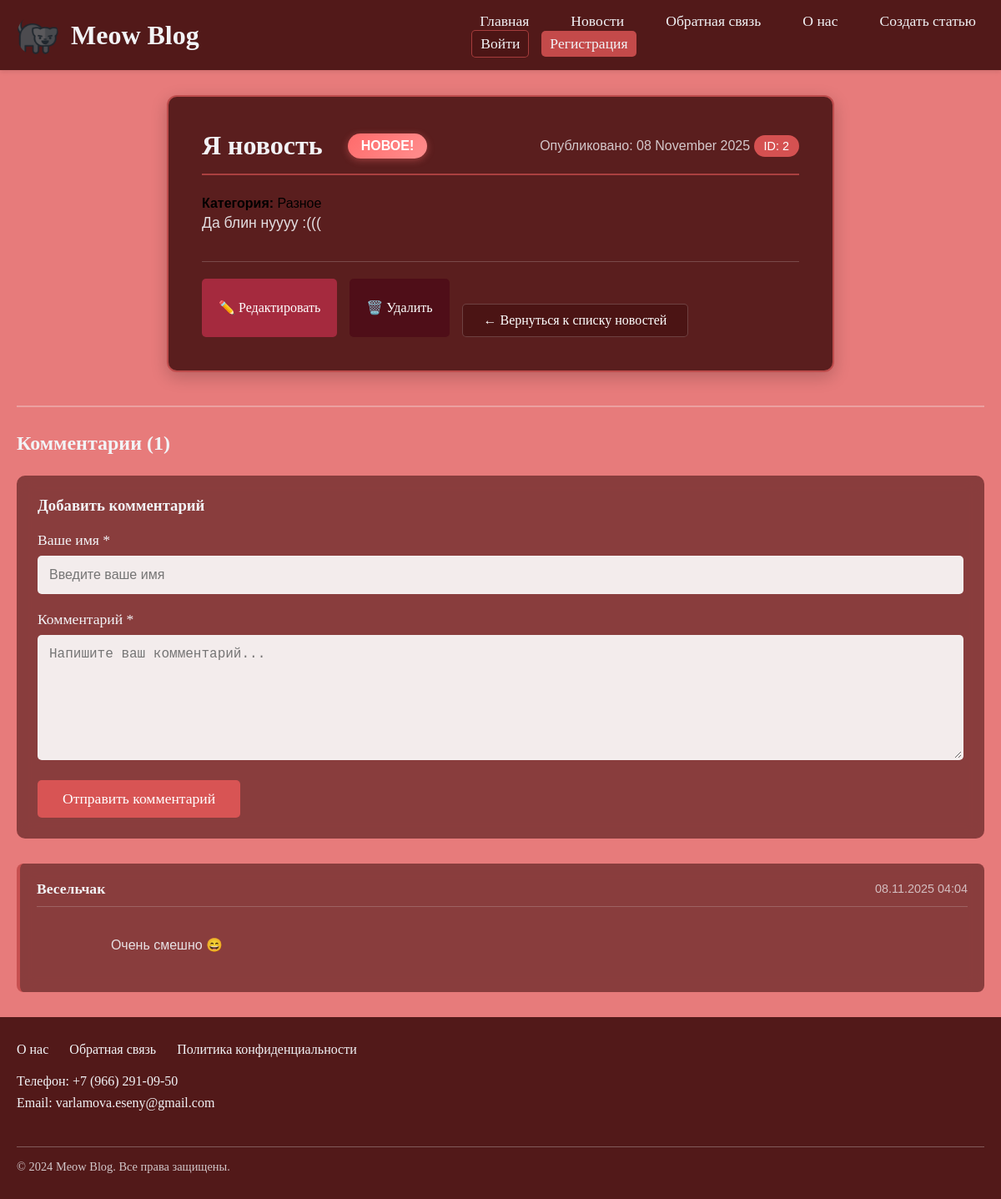
The page /news/2 on the database its author committed.
### main.py (models this page shows, shortened)
class Article(db.Model):
    __tablename__ = 'articles'
    id = db.Column(db.Integer, primary_key=True)
    title = db.Column(db.String(200), nullable=False)
    text = db.Column(db.Text, nullable=False)
    created_date = db.Column(db.DateTime, default=get_local_datetime)
    category = db.Column(db.String(50), nullable=False, default='Разное')
    excerpt = db.Column(db.Text)
    user_id = db.Column(db.Integer, db.ForeignKey('users.id'), nullable=False)
    comments = db.relationship('Comment', backref='article', lazy=True, cascade='all, delete-orphan')

class Comment(db.Model):
    __tablename__ = 'comments'
    id = db.Column(db.Integer, primary_key=True)
    text = db.Column(db.Text, nullable=False)
    date = db.Column(db.DateTime, default=get_local_datetime)
    author_name = db.Column(db.String(100), nullable=False)
    article_id = db.Column(db.Integer, db.ForeignKey('articles.id'), nullable=False)
    user_id = db.Column(db.Integer, db.ForeignKey('users.id'), nullable=True)

### main.py (the view, shortened to what this page needs)
@app.route('/news/<int:id>', methods=['GET', 'POST'])
def news_article(id):
    article = Article.query.get(id)
    if article:
        comments = Comment.query.filter_by(article_id=id).order_by(Comment.date.desc()).all()
        return render_template('news_article.html',
                               article=article_to_dict(article),
                               comments=[comment_to_dict(comment) for comment in comments],
                               is_today_article=is_today_article,
                               current_date=date.today())

### main.py (called while the page is built)
def article_to_dict(article):
    return {
        'id': article.id,
        'title': article.title,
        'date': article.created_date.strftime('%d %B %Y'),
        'excerpt': article.excerpt or article.text[:100] + '...',
        'content': f'<p>{article.text}</p>',
        'author_id': article.user_id,
        'category': article.category,
        'author_name': article.author.name
    }

def comment_to_dict(comment):
    return {
        'id': comment.id,
        'text': comment.text,
        'date': comment.date.strftime('%d.%m.%Y %H:%M'),
        'author_name': comment.author_name,
        'article_id': comment.article_id
    }

def is_today_article(article_date):
    try:
        if isinstance(article_date, str):
            article_datetime = datetime.strptime(article_date, '%d %B %Y')
            return article_datetime.date() == date.today()
        elif isinstance(article_date, datetime):
            return article_date.date() == date.today()
        return False
    except (ValueError, AttributeError) as e:
        print(f"Ошибка при проверке даты: {e}")
        return False

### templates/news_article.html (shortened to what this page needs)
{% extends "base.html" %}
{% block content %}
<div class="article-detail {% if is_today_article(article.date) %}today{% endif %}">
    <div class="article-header">
        <div class="article-title-wrapper">
            <h1>{{ article.title }}</h1>
            {% if is_today_article(article.date) %}
            <span class="new-badge new-badge-large">Новое!</span>
            {% endif %}
        </div>
        <div class="article-info">
            <span class="article-date {% if is_today_article(article.date) %}today{% endif %}">
                Опубликовано: {{ article.date }}
            </span>
            <span class="article-id">ID: {{ article.id }}</span>
        </div>
    </div>
    {% if article.category %}
    <div class="article-category">
        <strong>Категория:</strong> {{ article.category }}
    </div>
    {% endif %}
    <div class="article-content">
        {{ article.content|safe }}
    </div>
    <div class="article-actions">
        <a href="{{ url_for('edit_article', id=article.id) }}" class="edit-btn">✏️ Редактировать</a>
        <a href="{{ url_for('delete_article', id=article.id) }}" class="delete-btn"
           onclick="return confirm('Вы уверены, что хотите удалить эту статью?')">🗑️ Удалить</a>
        <a href="{{ url_for('news') }}" class="back-to-news">← Вернуться к списку новостей</a>
    </div>
</div>
<div class="comments-section">
    <h2>Комментарии ({{ comments|length }})</h2>
    <div class="comment-form">
        <h3>Добавить комментарий</h3>
        <form method="POST" action="{{ url_for('news_article', id=article.id) }}">
            <div class="form-group">
                <label for="author_name">Ваше имя *</label>
                <input type="text" id="author_name" name="author_name"
                       value="{{ author_name or '' }}"
                       placeholder="Введите ваше имя" required>
            </div>
            <div class="form-group">
                <label for="text">Комментарий *</label>
                <textarea id="text" name="text"
                          placeholder="Напишите ваш комментарий..."
                          rows="4" required>{{ text or '' }}</textarea>
            </div>
            <button type="submit" class="submit-btn">Отправить комментарий</button>
        </form>
    </div>
    <div class="comments-list">
        {% if comments %}
            {% for comment in comments %}
            <div class="comment-item">
                <div class="comment-header">
                    <strong class="comment-author">{{ comment.author_name }}</strong>
                    <span class="comment-date">{{ comment.date }}</span>
                </div>
                <div class="comment-text">
                    {{ comment.text }}
                </div>
            </div>
            {% endfor %}
        {% else %}
            <div class="no-comments">
                <p>Пока нет комментариев. Будьте первым!</p>
            </div>
        {% endif %}
    </div>
</div>
{% endblock %}

### rows shown on the page
Article: title "Я новость", category "Разное", content "Да блин нуууу :((("
Comment: author_name "Весельчак", date "08.11.2025 04:04", text "Очень смешно 😄"

### other values the page prints
{{ article.date }} "08 November 2025"
{{ article.id }} "2"
{{ comments|length }} "1"
